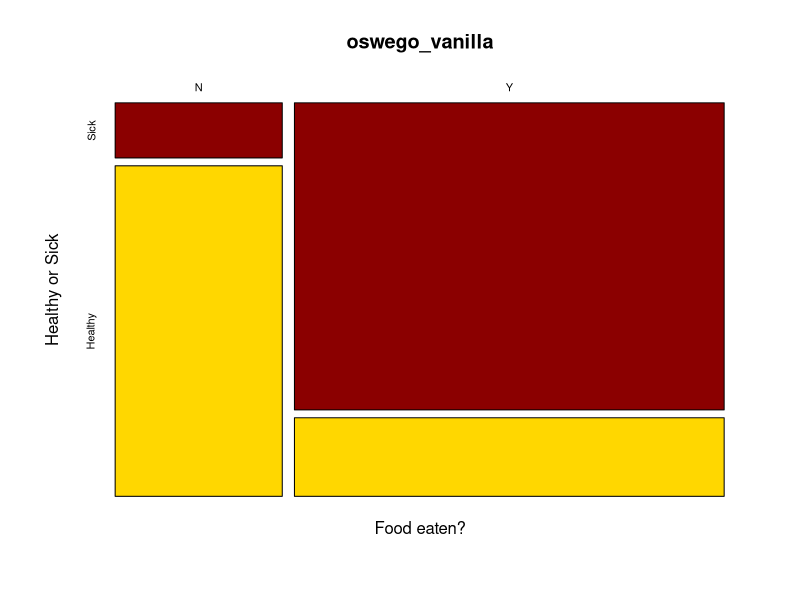

Generate this figure with R:
# Ching Zhang | 68167998
## Question 1
# 1a)
oswego <- read.csv("DataForLabs/oswego.csv", stringsAsFactors = TRUE)

# 1b)
levels(oswego$ill)
oswego$ill <- factor(oswego$ill, levels = c("Sick", "Healthy"))

# 1c) The chi-squared value for the relationship between fruit salad and 
# illness is 3.68. It would not be legitimate to use a chi-squared test on this
# data as there are expected values below 5. A better test to use would be
# Fisher's exact test as there are no set minimum thresholds for expected size.
oswego_table <- table(oswego$fruit_salad, oswego$ill)
oswego_table
chisq.test(oswego_table)$expected

# 1d) For spinach the odds ratio is 1.088495. For baked ham the odds ratio is
# 0.8325381. For vanilla ice cream the odds ratio is 0.04513438. For chocolate
# ice cream the odds ratio is 2.483418. The most likely vehicle of the disease
# is vanilla ice cream.
oswego_spinach <- table(oswego$spinach, oswego$ill)
oswego_ham <- table(oswego$baked_ham, oswego$ill)
oswego_vanilla <- table(oswego$vanilla_ice_cream, oswego$ill)
oswego_chocolate <- table(oswego$chocolate_ice_cream, oswego$ill)

fisher.test(oswego_spinach)$estimate
fisher.test(oswego_ham)$estimate
fisher.test(oswego_vanilla)$estimate
fisher.test(oswego_chocolate)$estimate

# 1e) The 95% confidence interval is from 0.007201237 to 0.191715457.
fisher.test(oswego_vanilla)$conf.int

# 1f)
mosaicplot(oswego_vanilla, 
           color = c("darkred", "gold"), 
           xlab ="Food eaten?", ylab = "Healthy or Sick")





